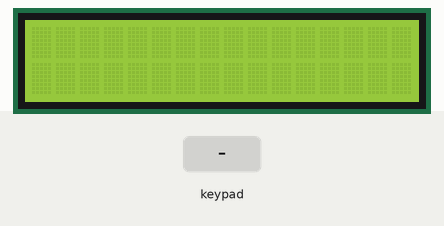
The sketch below on a simulated Arduino Uno, built with avr-gcc and run on an emulated ATmega328P. On the bench: 16×2 character LCD. The inputs (shaded band) are chosen by the test bench.

Above: at 1.2 s.
1.3 s: keypad keys 7 6 5 4 # pressed 0.4 s apart
At 3.9 s:
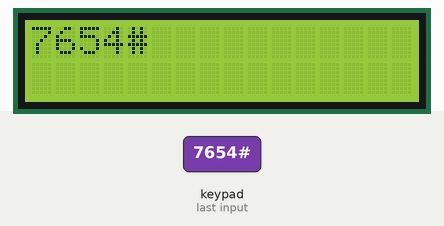
4.8 s: key 'A' pressed
At 5.4 s:
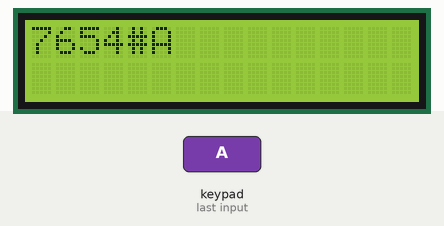
6.3 s: key 'B' pressed
At 6.6 s:
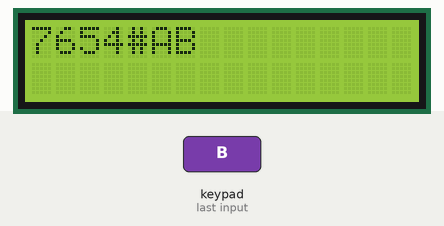
7.8 s: keypad keys 7 6 5 4 * pressed 0.4 s apart
At 10.2 s:
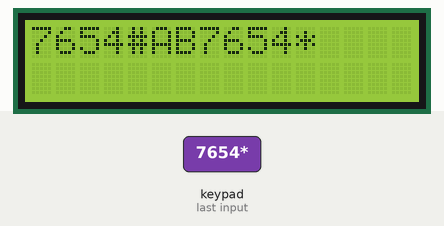
11.3 s: key 'C' pressed
At 11.7 s:
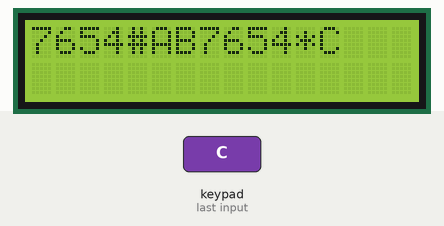
12.8 s: key '*' pressed
At 14.0 s:
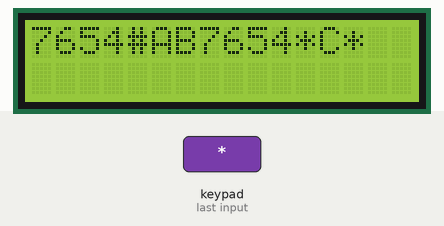
Timing chart, 0 to 15.3 s (numbered marks = the images above; inputs shaded):
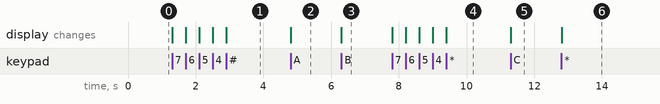

The sketch:

_5.5-lcd-keypad.ino
```cpp
#include <Keypad.h>
#include <LiquidCrystal.h>

LiquidCrystal lcd(13, 12, 11, 10, 9, 8);
char keys[4][4] = { //declare an array
  {'1','2','3','A'},
  {'4','5','6','B'},
  {'7','8','9','C'},
  {'*','0','#','D'}
};
byte rowPins[4] = {7, 6, 5, 4};
byte colPins[4] = {3, 2, 1, 0};
//initialize an instance of class Keypad
Keypad mykeypad = Keypad(makeKeymap(keys), rowPins, colPins, 4, 4);

void setup() {
    lcd.begin(16,2);
}

void loop() {
      char key = mykeypad.getKey() ;
      if (key != NO_KEY) {
//        lcd.setCursor(0,0);
        lcd.leftToRight();
        lcd.print(key);
      }
}
```

Measured:
- after the input at 1.3 s, the display: first changes at once (image 1 shows a later state)
- after the input at 4.8 s, the display: changes at once (image 2)
- after the input at 6.3 s, the display: changes at once (image 3)
- after the input at 7.8 s, the display: first changes at once (image 4 shows a later state)
- after the input at 11.3 s, the display: changes at once (image 5)
- after the input at 12.8 s, the display: changes at once (image 6)
